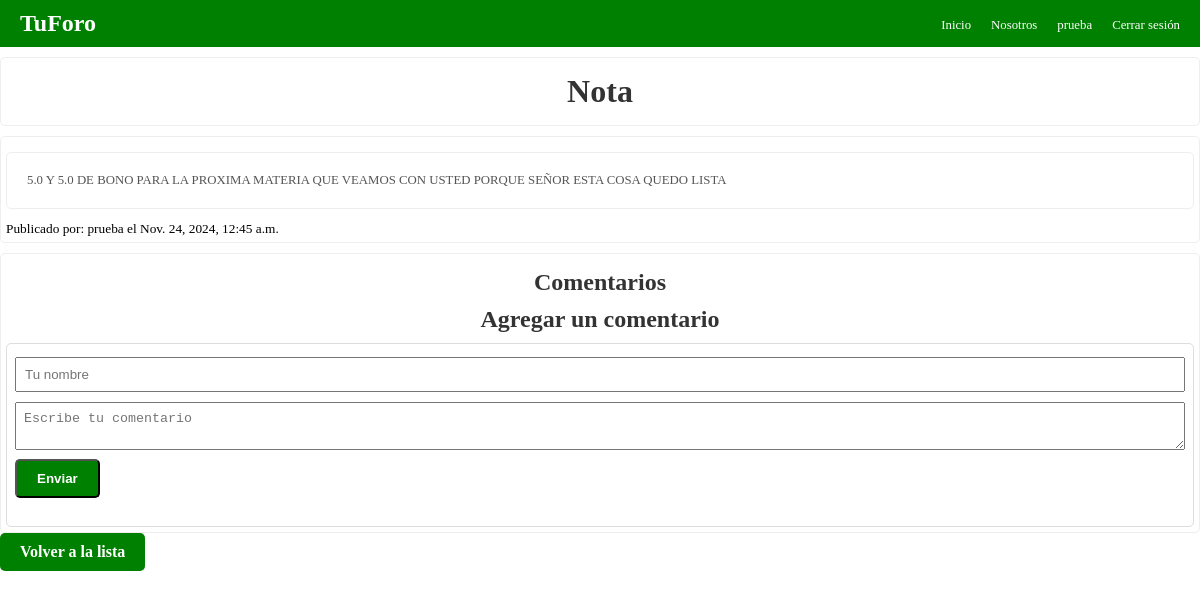
The page /detalle_post/7/ (signed in) on the database its author committed.
### foro_app/models.py (models this page shows, shortened)
class Post(models.Model):
    titulo = models.CharField(max_length=200)
    contenido = models.TextField()
    author = models.ForeignKey(User, on_delete=models.CASCADE, null=True)
    fecha_creacion = models.DateTimeField(auto_now_add=True)

### foro_app/views.py (the view)
# urls.py: path('detalle_post/<int:pk>/', views.detalle_post, name='detalle_post'),
def detalle_post(request, pk):
    post = get_object_or_404(Post, pk=pk)
    if request.method == 'POST' and request.user.is_authenticated:
        contenido = request.POST.get('contenido')
        Comentario.objects.create(post=post, autor=autor, contenido=contenido)
        return redirect('detalle_post', pk=post.pk)
    return render(request, 'foro_app/detalle_post.html', {'post': post})

### foro_app/templates/foro_app/detalle_post.html (shortened to what this page needs)
{% load static %}
<!DOCTYPE html>
<html>
<head>
    <link rel="stylesheet" href="{% static 'css/styles.css' %}">
</head>
<body>
    <nav class="navbar">
        <div class="logo">TuForo</div>
        <ul class="nav-links">
            <li><a href="{% url 'lista_posts' %}">Inicio</a></li>
            <li><a href="{% url 'detalle_proyecto' %}">Nosotros</a></li>
            {% if user.is_authenticated %}
                <li><a href="{% url 'password_reset' %}">{{ user.username }}</a></li>
                <li><a href="{% url 'logout_usuario' %}">Cerrar sesión</a></li>
            {% else %}
                <li><a href="{% url 'login_usuario' %}">Iniciar sesión</a></li>
            {% endif %}
        </ul>
    </nav>
    <div class="contenedor">
    <h1 class="titulo">{{ post.titulo }}</h1></div>
    <div class="contenedor">
    <p class="contentpost">{{ post.contenido }}</p>
    <small>Publicado por: {{ post.author.username }} el {{ post.fecha_creacion }}</small></div>
    <div class="contenedor">
    <h2 class="titulo2">Comentarios</h2>
    {% if user.is_authenticated %}
    <h2 class="titulo2" >Agregar un comentario</h2>
    <form class="commentform" method="post">
        <input class="autorarea" type="text" name="autor" placeholder="Tu nombre" required><br>
        <textarea class="textarea" name="contenido" placeholder="Escribe tu comentario" required></textarea><br>
        <button class="btn-main" type="submit">Enviar</button>
    </form>
    {% else %}
        <p>Para agregar un comentario, debes <a href="{% url 'login_usuario' %}">iniciar sesión</a>.</p>
    {% endif %}
    </div>
    <a class="btn-main" href="{% url 'lista_posts' %}">Volver a la lista</a>
</body>
</html>

### static/css/styles.css (style rules this page uses)
* { margin: 0; padding: 0; box-sizing: border-box; }
.navbar { display: flex; justify-content: space-between; align-items: center; color: white; background-color: green; padding: 10px 20px; }
.logo { font-size: 1.5rem; font-weight: bold; }
.nav-links { list-style: none; display: flex; gap: 20px; }
.nav-links a { text-decoration: none; color: white; font-size: 0.8em; }
.contenedor { background-color: white; display: block; border: 1px solid #eeeeee;; padding: 5px; margin-top: 10px; border-radius: 5px; }
.titulo { text-align: center; color: #333; margin-bottom: 10px; margin-top: 10px; font-weight: bold; }
.titulo2 { text-align: center; color: #333; margin-bottom: 10px; margin-top: 10px; }
.btn-main { display: inline-block; background-color: green; color: white; text-decoration: none; padding: 10px 20px; border-radius: 5px; margin-bottom: 20px; font-weight: bold; transition: background-color 0.3s ease; }
.contentpost { font-size: 0.8em; color: #555; margin: 10px 0; padding: 20px; border: 1px solid #eeeeee; border-radius: 5px; }
.commentform { margin-top: 10px; padding: 8px; border: 1.5px solid #ddd; border-radius: 5px; }
.textarea,.autorarea,.titlearea { width: 100%; margin-top: 5px; margin-bottom: 5px; padding: 8px; }

### rows shown on the page
Post: titulo "Nota", contenido "5.0 Y 5.0 DE BONO PARA LA PROXIMA MATERIA QUE VEAMOS CON USTED PORQUE SEÑOR ESTA COSA QUEDO LISTA", author.username "prueba", fecha_creacion "Nov. 24, 2024, 12:45 a.m."

### other values the page prints
{{ user.username }} "prueba"
